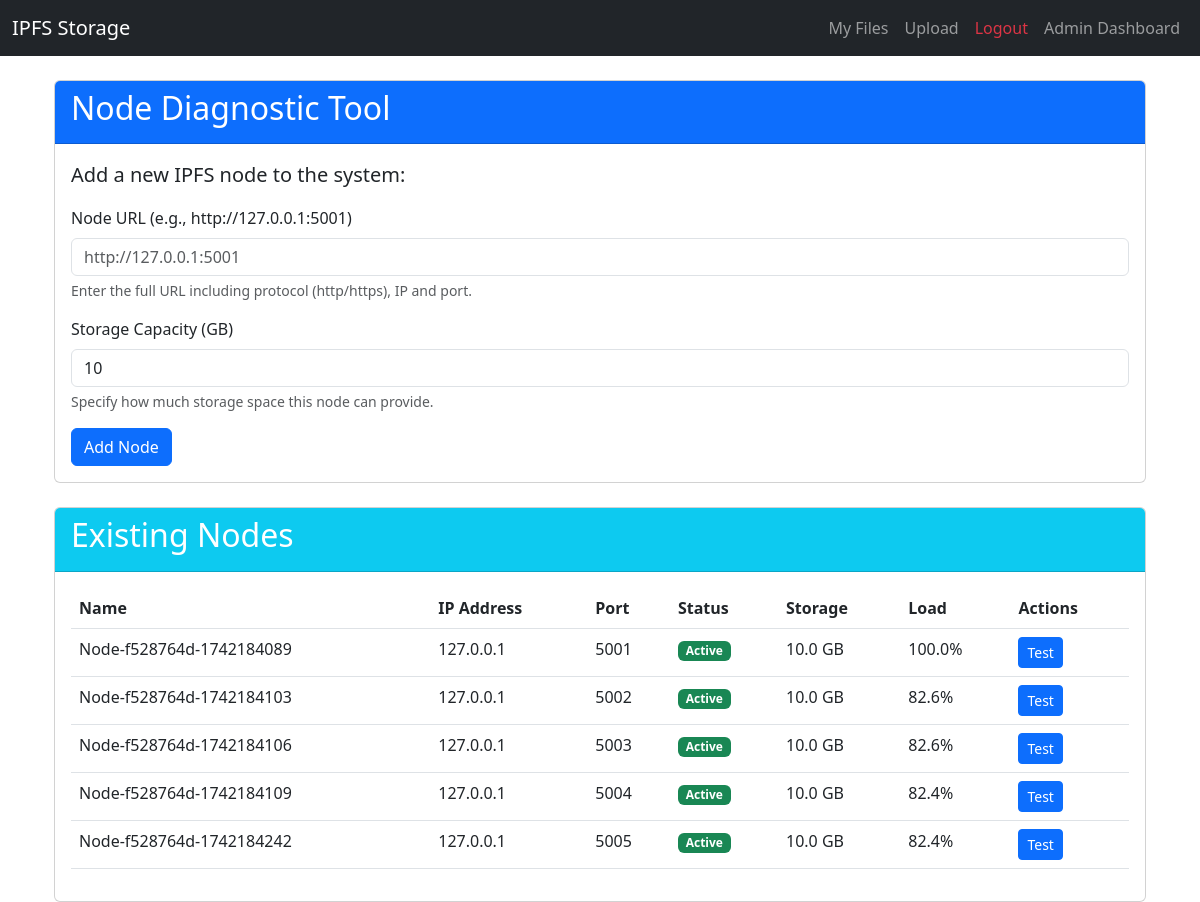
The page /node-diagnostic/ (signed in) on the database its author committed.
### storage/models.py (models this page shows, shortened)
class Node(models.Model):
    name = models.CharField(max_length=100, unique=True)
    ipfs_id = models.CharField(max_length=100, unique=True)
    ip = models.CharField(max_length=100)
    port = models.IntegerField(default=5001)
    api_url = models.CharField(max_length=200, null=True, blank=True)
    is_active = models.BooleanField(default=True)
    load = models.FloatField(default=0.0)
    capacity_gb = models.FloatField(default=10.0)  # Default capacity in GB
    last_seen = models.DateTimeField(auto_now=True)
    consecutive_failures = models.IntegerField(default=0)
    objects = NodeManager()
    all_objects = models.Manager()

### storage/views/admin_views.py (the view, shortened to what this page needs)
# urls.py: path("node-diagnostic/", node_diagnostic, name="node_diagnostic"),
@login_required
@user_passes_test(is_admin, login_url='/files/')
def node_diagnostic(request):
    nodes = Node.objects.all().order_by('name')
    diagnostic_result = None
    active_nodes = Node.objects.filter(is_active=True).order_by('name')
    return render(request, 'storage/node_diagnostic.html', {
        'nodes': nodes,
        'active_nodes': active_nodes,
        'diagnostic_result': diagnostic_result
    })

### storage/models.py (called while the page is built)
    def get_queryset(self):
        return super().get_queryset().exclude(ip__in=BLACKLISTED_IPS)

### storage/views/base_views.py (called while the page is built)
def is_admin(user):
    return user.is_authenticated and (user.is_superuser or user.is_staff)

### storage/templates/storage/node_diagnostic.html (shortened to what this page needs)
{% extends 'storage/base.html' %}
{% block content %}
<div class="container mt-4">
    <div class="row">
        <div class="col-md-12">
            <div class="card mb-4">
                <div class="card-header bg-primary text-white">
                    <h2>Node Diagnostic Tool</h2>
                </div>
                <div class="card-body">
                    <p class="lead">Add a new IPFS node to the system:</p>
                    <form method="post" id="nodeForm">
                        <div class="mb-3">
                            <label for="node_url" class="form-label">Node URL (e.g., http://127.0.0.1:5001)</label>
                            <input type="text" class="form-control" id="node_url" name="node_url"
                                   placeholder="http://127.0.0.1:5001" required>
                            <div class="form-text">Enter the full URL including protocol (http/https), IP and port.</div>
                        </div>
                        <div class="mb-3">
                            <label for="capacity_gb" class="form-label">Storage Capacity (GB)</label>
                            <input type="number" class="form-control" id="capacity_gb" name="capacity_gb"
                                   value="10" min="1" step="0.1" required>
                            <div class="form-text">Specify how much storage space this node can provide.</div>
                        </div>
                        <button type="submit" class="btn btn-primary">
                             Add Node
                        </button>
                    </form>
                </div>
            </div>
            <div class="card">
                <div class="card-header bg-info text-white">
                    <h2>Existing Nodes</h2>
                </div>
                <div class="card-body">
                    {% if nodes %}
                        <div class="table-responsive">
                            <table class="table table-hover">
                                <thead>
                                    <tr>
                                        <th>Name</th>
                                        <th>IP Address</th>
                                        <th>Port</th>
                                        <th>Status</th>
                                        <th>Storage</th>
                                        <th>Load</th>
                                        <th>Actions</th>
                                    </tr>
                                </thead>
                                <tbody>
                                    {% for node in nodes %}
                                    <tr>
                                        <td>{{ node.name }}</td>
                                        <td>{{ node.ip }}</td>
                                        <td>{{ node.port }}</td>
                                        <td>
                                            {% if node.is_active %}
                                            <span class="badge bg-success">Active</span>
                                            {% else %}
                                            <span class="badge bg-danger">Inactive</span>
                                            {% endif %}
                                        </td>
                                        <td>{{ node.capacity_gb|floatformat:1 }} GB</td>
                                        <td>{{ node.load|floatformat:1 }}%</td>
                                        <td>
                                            <button class="btn btn-sm btn-primary test-node" data-node-id="{{ node.id }}">
                                                 Test
                                            </button>
                                        </td>
                                    </tr>
                                    {% endfor %}
                                </tbody>
                            </table>
                        </div>
                    {% else %}
                        <div class="alert alert-info">
                            No nodes have been added yet. Use the form above to add a node.
                        </div>
                    {% endif %}
                </div>
            </div>
        </div>
    </div>
</div>
{% endblock %}

### rows shown on the page
Node: name "Node-f528764d-1742184089", ip "127.0.0.1", port "5001", is_active "Active", capacity_gb "10.0", load "100.0"
Node: name "Node-f528764d-1742184103", ip "127.0.0.1", port "5002", is_active "Active", capacity_gb "10.0", load "82.6"
Node: name "Node-f528764d-1742184106", ip "127.0.0.1", port "5003", is_active "Active", capacity_gb "10.0", load "82.6"
Node: name "Node-f528764d-1742184109", ip "127.0.0.1", port "5004", is_active "Active", capacity_gb "10.0", load "82.4"
Node: name "Node-f528764d-1742184242", ip "127.0.0.1", port "5005", is_active "Active", capacity_gb "10.0", load "82.4"
